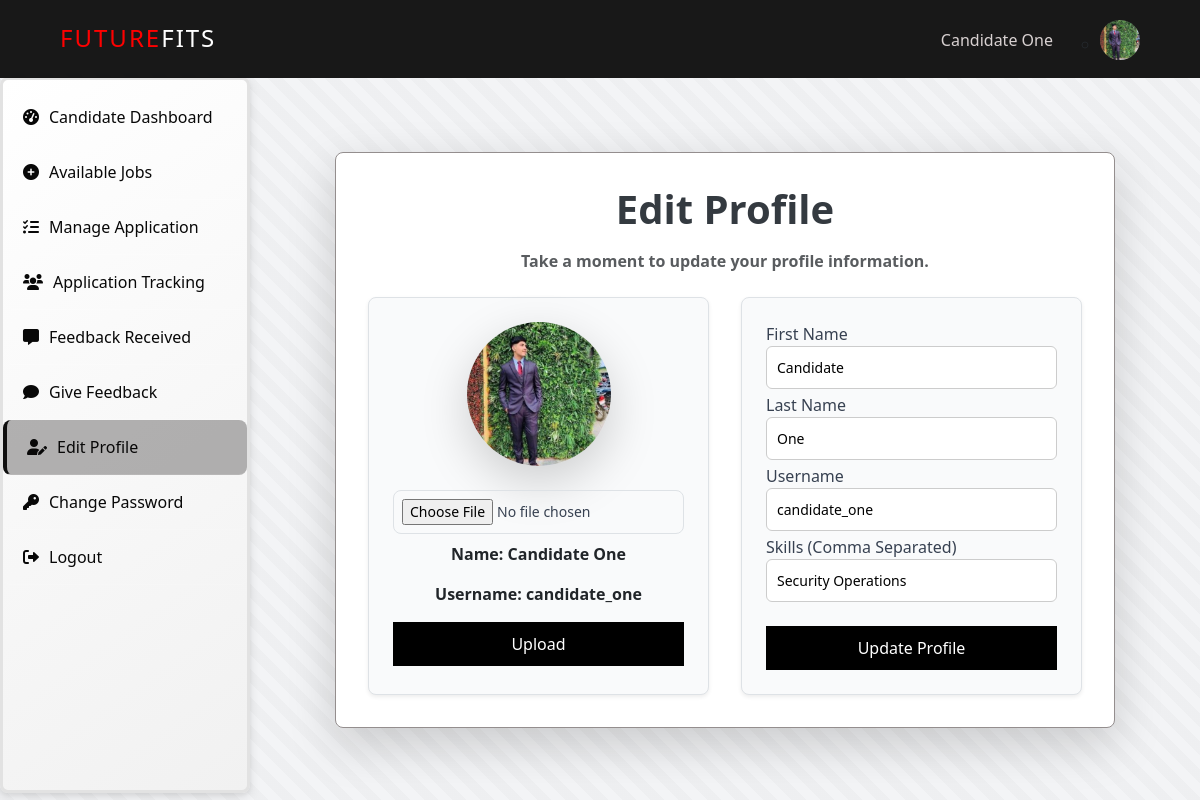
Screenshot of /edit-profile-candidate/ (signed in) with the database file from the repository.
### JRS/models.py (models this page shows, shortened)
class Candidate(models.Model):
    user = models.OneToOneField(User, on_delete=models.CASCADE)
    username = models.CharField(max_length=100, default='Default User Name')
    first_name = models.CharField(max_length=100, default='Default Candidate First Name',null=False, blank=False,)
    last_name = models.CharField(max_length=100, default='Default Candidate Last Name',null=False, blank=False,)
    email = models.EmailField(unique=True, default='default@email.com')
    skills = models.ManyToManyField(Skill, related_name="candidates")  # Change from TextField
    profile_picture = models.ImageField(upload_to="profile_pictures/", default="profile_pictures/default.png")

class Skill(models.Model):
    name = models.CharField(max_length=100, unique=True)
    def __str__(self):
        return self.name

### JRS/decorators.py (the view)
    def wrapper(request, *args, **kwargs):
        print(f"User: {request.user}, Authenticated: {request.user.is_authenticated}, Groups: {request.user.groups.all()}")
        if not request.user.is_authenticated or not request.user.groups.filter(name='Candidate').exists():
            return HttpResponseForbidden("Access Denied: Candidates only")
        return view_func(request, *args, **kwargs)

### JRS/context_processors.py (called while the page is built)
def hr_profile(request):
    hr = None
    if request.user.is_authenticated:
        try:
            hr = HR.objects.get(user=request.user)
        except HR.DoesNotExist:
            pass
    return {'hr': hr}

def candidate_profile(request):
    candidate = None
    if request.user.is_authenticated:
        try:
            candidate = Candidate.objects.get(user=request.user)
        except Candidate.DoesNotExist:
            pass
    return {'candidate': candidate}

### JRS/views.py (called while the page is built, shortened)
@login_required
@candidate_required
def edit_candidate_profile(request):
    candidate = Candidate.objects.get(user=request.user)
    return render(request, "JRS/edit_profile_candidate.html", {"candidate": candidate})

### JRS/templates/JRS/edit_profile_candidate.html (shortened to what this page needs)
{% extends "JRS/base3.html" %}
{% load static %}
{% block inlinecss %}
<link href="{% static 'JRS/css/base3.css' %}" rel="stylesheet">
<link href="{% static 'JRS/css/edit_profile_hr.css' %}" rel="stylesheet">
<link href="https://cdn.jsdelivr.net/npm/bootstrap@5.3.0/dist/css/bootstrap.min.css" rel="stylesheet">
<link rel="stylesheet" href="https://cdnjs.cloudflare.com/ajax/libs/font-awesome/6.0.0/css/all.min.css">
<script src="https://cdn.tailwindcss.com"></script>
{% endblock inlinecss %}
{% block main %}
<body class="bg-gray-100 min-h-screen flex items-center justify-center">
    <div class="w-full max-w-screen-3xl bg-white p-8 rounded-xl shadow-lg mt-20"
         style="border-radius: 8px; box-shadow: 0px 3px 8px rgba(0, 0, 0, 0.1); border: 1px solid #948e8e;">
        <h1 class="text-center fw-bold mb-3" style="color: #343a40;">Edit Profile</h1>
        <b><p class="text-center text-muted">Take a moment to update your profile information.</p></b>
        <div class="grid grid-cols-1 md:grid-cols-2 gap-8 mt-6">
            <div class="flex flex-col items-center bg-gray-50 p-6 rounded-lg shadow-sm border w-full">
                <img id="profile-image" src="{% if candidate.profile_picture %}{{ candidate.profile_picture.url }}{% else %}{% static 'JRS/Images/profile.jpg' %}{% endif %}"
                     class="w-36 h-36 rounded-full border-4 border-gray-300 shadow-lg">
                <form method="POST" enctype="multipart/form-data" class="mt-4 w-full">
                    <input type="file" name="profile_picture" class="w-full border p-2 rounded-lg text-gray-700 text-sm" onchange="previewImage(event)" accept="image/*" required>
                    <p class="text-center font-semibold mt-2">
                        {% if candidate.first_name and candidate.last_name %}
                            Name: {{ candidate.first_name }} {{ candidate.last_name }}
                        {% else %}
                            Guest
                        {% endif %}
                    </p>
                    <p class="text-center font-semibold mt-3">
                        {% if candidate.username %}
                            Username: {{ candidate.username }}
                        {% else %}
                            Username
                        {% endif %}
                    </p>
                    <button type="submit" class="w-full py-2 text-center border-2 border-transparent bg-black text-white hover:border-black mt-1.9">
                        Upload
                    </button>
                </form>
            </div>
            <div class="bg-gray-50 p-6 rounded-lg shadow-sm border w-full">
                <form method="POST" class="w-full">
                    <div class="mb-1">
                        <label class="block text-gray-700 font-medium">First Name</label>
                        <input type="text" name="first_name" value="{{ candidate.first_name }}" class="input-box w-full">
                    </div>
                    <div class="mb-1">
                        <label class="block text-gray-700 font-medium">Last Name</label>
                        <input type="text" name="last_name" value="{{ candidate.last_name }}" class="input-box w-full">
                    </div>
                    <div class="mb-1">
                        <label class="block text-gray-700 font-medium">Username</label>
                        <input type="text" name="username" value="{{ candidate.username }}" class="input-box w-full">
                    </div>
                    <div class="mb-4">
                        <label class="block text-gray-700 font-medium">Skills (Comma Separated)</label>
                        <input type="text" name="skills" value="{{ candidate.skills.all|join:', ' }}" class="input-box w-full">
                    </div>
                    <button type="submit" class="w-full py-2 text-center border-2 border-transparent bg-black text-white hover:border-black">
                        Update Profile
                    </button>
                </form>
            </div>
        </div>
    </div>
</body>
{% endblock main %}

### JRS/templates/JRS/base3.html (shortened to what this page needs)
{% load static %}
<!DOCTYPE html>
<html lang="en">
<head>
    {% block inlinecss %}{% endblock inlinecss %}
    <link href="https://cdn.jsdelivr.net/npm/bootstrap@5.3.3/dist/css/bootstrap.min.css" rel="stylesheet">
    <link href="https://cdnjs.cloudflare.com/ajax/libs/font-awesome/6.0.0-beta3/css/all.min.css" rel="stylesheet">
</head>
<body>
    {% block navbar %}
    <header>
      <nav>
        <div class="logo">Future<span>Fits</span></div>
        <ul class="nav-links" id="nav-links">
            <div class="user-name">
                {% if candidate %}
                    {% if candidate.first_name and candidate.last_name %}
                        {{ candidate.first_name }} {{ candidate.last_name }}
                    {% else %}
                        Guest
                    {% endif %}
                {% else %}
                    Guest
                {% endif %}
            </div>
            <ul class="login-register">
                <li class="dropdown">
                    <div class="user-profile-wrapper">
                        <div class="profile-circle">
                            <img src="{% if candidate.profile_picture %}{{ candidate.profile_picture.url }}{% else %}{% static 'JRS/Images/profile.jpg' %} {% endif %}" alt="Profile Picture" class="rounded-circle" width="40" height="40">
                        </div>
                    </div>
                </li>
            </ul>
        </ul>
      </nav>
    </header>
    {% endblock navbar %}
<div class="sidebar">
    <ul>
        <li class="{% if request.resolver_match.url_name == 'candidate_dashboard' %}active{% endif %}">
            <a href="{% url 'JRS:candidate_dashboard' %}"><i class="fas fa-tachometer-alt"></i>Candidate Dashboard</a>
        </li>
        <li class="{% if request.resolver_match.url_name == 'available_jobs' %}active{% endif %}">
            <a href="{% url 'JRS:available_jobs' %}"><i class="fas fa-plus-circle"></i>Available Jobs</a>
        </li>
        <li class="{% if request.resolver_match.url_name == 'view_applications' %}active{% endif %}">
            <a href="{% url 'JRS:view_applications' %}"><i class="fas fa-tasks"></i>Manage Application </a>
        </li>
        <li class="{% if request.resolver_match.url_name == 'application_tracking' %}active{% endif %}">
            <a href="{% url "JRS:application_tracking" %}"><i class="fas fa-users"></i> Application Tracking</a>
        </li>
        <li class="{% if request.resolver_match.url_name == 'feedback_received' %}active{% endif %}">
            <a href="{% url "JRS:feedback_received" %}"><i class="fas fa-comment-alt"></i> Feedback Received</a>
        </li>
        <li class="{% if request.resolver_match.url_name == 'feedback_candidate_page' %}active{% endif %}">
            <a href="{% url 'JRS:feedback_candidate_page' %}"><i class="fas fa-comment"></i> Give Feedback</a>
        </li>
        <li class="{% if request.resolver_match.url_name == 'edit_profile_candidate' %}active{% endif %}">
            <a href="{% url 'JRS:edit_profile_candidate' %}"><i class="fas fa-user-edit"></i> Edit Profile</a>
        </li>
        <li class="{% if request.resolver_match.url_name == 'change_password_candidate' %}active{% endif %}">
            <a href="{% url 'JRS:change_password_candidate' %}"><i class="fas fa-key"></i> Change Password</a>
        </li>
        <li>
            <a href="{% url 'JRS:logout_users' %}" onclick="return confirm('Are you sure you want to log out?');"><i class="fas fa-sign-out-alt"></i> Logout</a>
        </li>
    </ul>
</div>
    <div class="main-content">
        {% block main %}
        {% endblock main %}
    </div>
</body>
</html>

### JRS/static/JRS/CSS/base3.css (style rules this page uses)
:root { --primary-color: #ff5733; --secondary-color: #8e44ad; --accent-color: #f1c40f; --text-color: #333; --background-color: rgba(255, 255, 255, 0.85); --scrollbar-bg: rgba(0, 0, 0, 0.1); --font-family: "Poppins", sans-serif; }
* { margin: 0; padding: 0; box-sizing: border-box; }
html { overflow-x: hidden; }
.sidebar ul li.active { background: rgba(105, 103, 103, 0.5); border-left: 4px solid #0f0f0f; }
body { font-family: var(--font-family); background: #fff; color: var(--text-color); }
header { position: fixed; top: 0; left: 0; right: 0; z-index: 1000; background: rgba(0, 0, 0, 0.9); border-bottom: 2px solid transparent; }
.logo { color: red; font-size: 1.5em; text-transform: uppercase; letter-spacing: 2px; z-index: 1100; margin-right: 0; flex-grow: 0; }
nav { max-width: 1200px; margin: 0 auto; display: flex; align-items: center; padding: 10px 5%; justify-content: flex-start; }
.logo span { color: #fff; }
.nav-links { list-style: none; display: flex; align-items: center; flex-grow: 3; }
.user-profile-wrapper { display: flex; align-items: center; gap: 15px; position: relative; top: 10px; }
.user-name { color: #d8d1d1; font-size: 16px; position: relative; top: 10px; }
.profile-circle { width: 40px; height: 40px; border-radius: 50%; background-color: #ccc; display: flex; align-items: center; justify-content: center; cursor: pointer; border: 2px solid #333; position: relative; font-size: 18px; font-weight: bold; }
body { -ms-overflow-style: none; scrollbar-width: none; overflow: hidden; }
.sidebar { width: 250px; height: 89.5vh; background: #ffffff; color: rgb(5, 5, 5); position: absolute; top: 77px; left: 0; padding-top: 10px; transition: 0.3s; border-radius: 8px; box-shadow: 0 4px 12px rgba(0, 0, 0, 0.1), 0 2px 4px rgba(0, 0, 0, 0.05); border: 3px solid #e2e2e2; background: linear-gradient(145deg, #ffffff, #f1f1f1); }
.sidebar ul { list-style: none; padding: 0; margin: 0; }
.sidebar ul li { padding: 15px 20px; border-bottom: 1px solid rgba(255, 255, 255, 0.1); transition: background 0.3s ease, transform 0.3s ease; border-radius: 8px; }
.sidebar ul li a { color: rgb(8, 8, 8); text-decoration: none; display: flex; align-items: center; font-size: 16px; }
.sidebar ul li a i { margin-right: 10px; }
.main-content { margin-left: 250px; padding: 20px; transition: margin-left 0.3s ease; }

### JRS/static/JRS/CSS/edit_profile_hr.css (style rules this page uses)
:root { --primary-color: #ff5733; --secondary-color: #8e44ad; --accent-color: #f1c40f; --text-color: #333; --background-color: rgba(255, 255, 255, 0.85); --scrollbar-bg: rgba(0, 0, 0, 0.1); --font-family: "Poppins", sans-serif; }
.input-box { width: 100%; background: white; border: 1px solid #ccc; padding: 10px; border-radius: 6px; outline: none; transition: 0.3s; font-size: 14px; }
* { margin: 0; padding: 0; box-sizing: border-box; }
html { overflow-x: hidden; }
body { font-family: var(--font-family); background: #fff; color: var(--text-color); }
body { background: repeating-linear-gradient( 45deg, rgba(0, 0, 0, 0.02), rgba(0, 0, 0, 0.02) 10px, transparent 10px, transparent 20px ); font-family: var(--font-family); color: var(--text-color); background-color: rgba(255, 255, 255, 0.85); }
@media screen and (min-width: 1101px) { .nav-links { display: flex; position: relative; height: auto; width: auto; flex-direction: row; background: transparent; justify-content: flex-end; align-items: center; top: 0; transform: none; opacity: 1; pointer-events: auto; transition: none; } }
@media screen and (min-width: 1101px) { .nav-links li { margin-left: 15px; } }

### rows the page displays
Candidate: first_name "Candidate", last_name "One", profile_picture (picture), username "candidate_one", skills "Security Operations"
